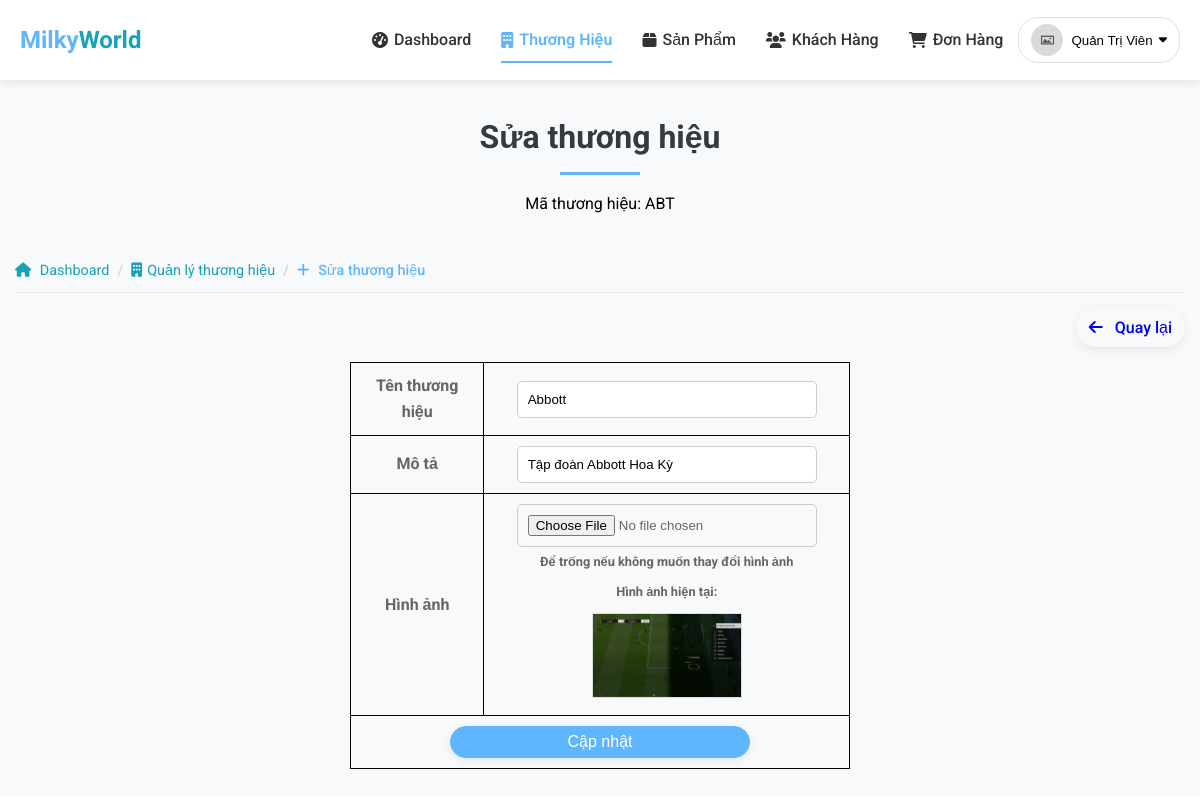
/admin/brands/edit.php?id=ABT (signed in), run on the app's committed database.
### tables this page shows
CREATE TABLE IF NOT EXISTS ThuongHieu (
    MaTH varchar(10) NOT NULL,
    TenTH varchar(255) NOT NULL,
    HinhAnh varchar(255),
    MoTa text,
    NgayTao datetime DEFAULT CURRENT_TIMESTAMP,
    NgayCapNhat datetime DEFAULT CURRENT_TIMESTAMP ON UPDATE CURRENT_TIMESTAMP,
    PRIMARY KEY (MaTH)
);

### admin/brands/edit.php (the view, shortened to what this page needs)
<?php
require_once("../../layouts/admin/header.php");
$maTH = $_GET['id'];
$sql = "SELECT * FROM thuonghieu WHERE MaTH = ?";
$stmt = mysqli_prepare($conn, $sql);
mysqli_stmt_bind_param($stmt, "s", $maTH);
mysqli_stmt_execute($stmt);
$result = mysqli_stmt_get_result($stmt);
$row = mysqli_fetch_assoc($result);
?>
<div class="section-heading">
    <h2>Sửa thương hiệu</h2>
    <p>Mã thương hiệu: <?php echo $maTH; ?></p>
</div>
<div class="container">
    <div class="breadcrumb-container fade-in" style="animation-delay: 0.1s;">
        <ul class="breadcrumb">
            <li><a href="../index.php"><i class="fas fa-home"></i> Dashboard</a></li>
            <li><a href="index.php"><i class="fas fa-building"></i>Quản lý thương hiệu</a></li>
            <li class="active"><i class="fas fa-plus"></i> Sửa thương hiệu</li>
        </ul>
    </div>
    <div class="table-header">
        <a href="index.php" class="btn btn-secondary"><i class="fas fa-arrow-left"></i> Quay lại</a>
    </div>
    <form method="post" enctype="multipart/form-data">
        <table class="table-form fade-in">
            <tr>
                <td><label for="txtTen">Tên thương hiệu</label></td>
                <td>
                    <input type="text" id="txtTen" name="txtTen" value="<?php echo htmlspecialchars(isset($_POST['txtTen']) ? $_POST['txtTen'] : $row['TenTH']); ?>" placeholder="Nhập tên sản phẩm">
                </td>
            </tr>
            <tr>
                <td><label for="MoTa">Mô tả</label></td>
                <td>
                    <input type="text" id="MoTa" name="MoTa" rows="4" value="<?php echo htmlspecialchars(isset($_POST['MoTa']) ? $_POST['MoTa'] : $row['MoTa']); ?>" placeholder="Nhập tên sản phẩm">
                </td>
            </tr>
            <tr>
                <td><label for="HinhAnh">Hình ảnh</label></td>
                <td>
                    <input type="file" id="HinhAnh" name="HinhAnh" accept="image/*">
                    <p class="form-hint">Để trống nếu không muốn thay đổi hình ảnh</p>
                    <?php if (!empty($row['HinhAnh'])): ?>
                        <div class="current-image">
                            <p>Hình ảnh hiện tại:</p>
                            <img src="../../assets/images/brands/<?php echo $row['HinhAnh']; ?>" alt="Hình ảnh sản phẩm" class="product-image">
                        </div>
                    <?php endif; ?>
                </td>
            </tr>
            <tr>
                <td colspan="2">
                    <div class="table-button">
                        <input type="submit" value="Cập nhật" name="btnCapNhat" class="btn btn-primary">
                    </div>
                </td>
            </tr>
        </table>
    </form>
</div>

### assets/css/main.css (style rules this page uses)
:root { --primary-color: #60B5FF; --secondary-color: #6c757d; --accent-color: #17a2b8; --light-color: #f8f9fa; --dark-color: #343a40; --success-color: #28a745; --danger-color: #dc3545; --warning-color: #ffc107; --info-color: #17a2b8; --header-bg: #ffffff; --header-text: #333; --header-hover: #60B5FF; --footer-bg: #493D9E; --dropdown-hover: #f1f5ff; --container-padding: 15px; --section-spacing: 60px 0; --card-padding: 20px; --item-margin: 30px; --border-radius-sm: 8px; --border-radius-md: 12px; --border-radius-lg: 50px; --shadow-sm: 0 3px 10px rgba(0, 0, 0, 0.08); --shadow-md: 0 5px 15px rgba(0, 0, 0, 0.08); --shadow-lg: 0 15px 30px rgba(0, 0, 0, 0.1); }
* { box-sizing: border-box; margin: 0; padding: 0; }
body { min-height: 100vh; display: flex; flex-direction: column; font-family: 'Roboto', sans-serif; background-color: var(--light-color); line-height: 1.6; }
.container { width: 100%; max-width: 1200px; padding: 0 var(--container-padding); margin: 0 auto; }
h1, h2, h3, h4, h5, h6 { font-weight: 700; margin-bottom: 1rem; }
.section-heading { position: relative; margin-bottom: 2rem; text-align: center; }
.section-heading h2 { position: relative; display: inline-block; font-size: 2rem; color: var(--dark-color); padding-bottom: 0.75rem; }
.section-heading h2::after { content: ''; position: absolute; width: 80px; height: 3px; background-color: var(--primary-color); bottom: 0; left: 50%; transform: translateX(-50%); }
.btn { display: inline-block; font-weight: 500; text-align: center; text-decoration: none; vertical-align: middle; cursor: pointer; border: 1px solid transparent; padding: .375rem .75rem; font-size: 1rem; border-radius: 50px; transition: all 0.3s ease; box-shadow: var(--shadow-sm); }
.btn i { margin-right: 8px; }
.btn-primary { background-color: var(--primary-color); color: white; border-color: var(--primary-color); }
.product-image { width: 100%; height: 100%; object-fit: cover; transition: transform 0.5s ease; }
.fade-in { opacity: 0; animation: fadeIn 0.6s ease forwards; }
.breadcrumb-container { margin-top: 20px; }
.breadcrumb { display: flex; list-style: none; padding: 10px 0; flex-wrap: wrap; border-bottom: 1px solid #e9ecef; }
.breadcrumb li { font-size: 0.9rem; color: var(--secondary-color); }
.breadcrumb li:not(:last-child):after { content: '/'; margin: 0 8px; color: #ccc; }
.breadcrumb a { color: var(--secondary-color); text-decoration: none; transition: color 0.3s ease; }
.breadcrumb i { margin-right: 5px; }
.breadcrumb .active { color: var(--primary-color); font-weight: 500; }

### assets/css/admin.css (style rules this page uses)
form table { width:500px; border-collapse: collapse; margin: 20px 0; text-align: center; }
form table tr td { font-weight: bold; text-align: center; padding: 10px; width: 1000px; }
form table tr td input { width: 300px; padding: 10px; border: 1px solid #ccc; border-radius: 5px; }
table { width: 100%; border-collapse: collapse; margin: 20px 0; }
table th, table td { padding: 10px; text-align: center; border: 1px solid black; }
.product-image { max-width: 150px; max-height: 150px; object-fit: contain; border: 1px solid #ddd; margin-top: 10px; }
.current-image { margin-top: 10px; }
.table-header { display: flex; justify-content: flex-end; margin-top: 15px; margin-bottom: 15px; }
.table-form { margin: 0 auto; display:flex; justify-content:center; align-items:center; font-size: 1rem; color: #666; }
.table-form p { font-size: 0.8rem; color: #666; }

### assets/css/layouts.css (style rules this page uses)
:root { --primary-color: #60B5FF; --secondary-color: #17a2b8; --dark-color: #343a40; --light-color: #f8f9fa; --gray-color: #6c757d; --footer-bg: #493D9E; --footer-text: rgba(255, 255, 255, 0.7); --header-bg: #ffffff; --header-text: #333; --header-hover: #60B5FF; }
html, body { height: 100%; margin: 0; padding: 0; }
body { display: flex; flex-direction: column; min-height: 100vh; }
.container { flex: 1 0 auto; }

### admin/brands/edit.php (style rules this page uses)
.product-image { max-width: 150px; max-height: 150px; object-fit: contain; border: 1px solid #ddd; margin-top: 10px; }
.current-image { margin-top: 10px; }
.form-hint { font-size: 0.8rem; color: #666; margin-top: 5px; }

### data on the page
thuonghieu: txtTen "Abbott", MoTa "Tập đoàn Abbott Hoa Kỳ", HinhAnh (picture)

### other printed values
$data['name'] "Dashboard"
$data['name'] "Thương Hiệu"
$data['name'] "Sản Phẩm"
$data['name'] "Khách Hàng"
$data['name'] "Đơn Hàng"
$user['TenKH'] "Quản Trị Viên"
$maTH "ABT"
